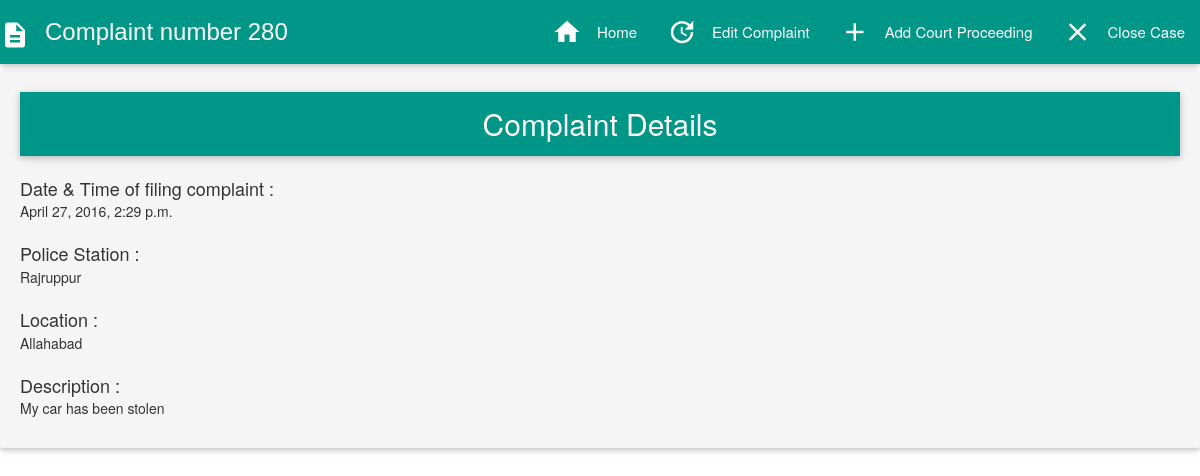
Page /crimefiles/280/ (signed in) on the committed database.
### crimefiles/models.py (models this page shows, shortened)
class Complaint(models.Model):
	complaintid= models.AutoField(primary_key=True)
	dateofcomplaint=models.DateTimeField(auto_now=False, auto_now_add=True)
	content = models.TextField()
	policestation= models.CharField(max_length=120)
	location=models.TextField()
	user=models.CharField(max_length=120,default="Annonymous")
	complaintregistered="Complaint Registered"
	firfiled="FIR Filed"
	caseopen="Case Open"
	caseclosed="Case Closed"
	status_choice=(
		(complaintregistered,"Complaint Registered"),
		(firfiled,"FIR Filed"),
		(caseopen,"Case Open"),
		(caseclosed,"Case Closed"),
		)
	status=models.CharField(max_length=15,choices=status_choice,default=complaintregistered)

### crimefiles/views.py (the view)
def complaint_detail(request,id=None):
	instance=get_object_or_404(Complaint,complaintid=id)
	if not (request.user.groups.filter(name="Court").exists() or request.user.groups.filter(name="Police").exists()):
		if not request.user.username==instance.user:
			raise Http404
	title2="FIR"
	try:
		instance2=Fir.objects.get(complaintid=id)
	except ObjectDoesNotExist:
		instance2=None
	instance3=CopStatus.objects.filter(complaintid=id)
	instance4=CaseStatus.objects.filter(complaintid=id)
	instance5=CaseClose.objects.filter(complaintid=id)
	title3="Police proceeding"
	title4="Case proceeding"
	is_compainant = request.user.groups.filter(name='citizen').exists()
	is_cop=request.user.groups.filter(name='Police').exists()
	is_court=request.user.groups.filter(name='Court').exists()
	context={
	"title":instance.complaintid,
	"title2":title2,
	"title3":title3,
	"title4":title4,
	"instance":instance,
	"instance2":instance2,
	"instance3":instance3,
	"instance4":instance4,
	"instance5":instance5,
	"is_compainant":is_compainant,
	"is_court":is_court,
	"is_cop":is_cop,
	}
	return render(request,"complaint_detail.html",context)

### templates/complaint_detail.html (shortened to what this page needs)
{%extends "base.html"%}
{%block content%}
<nav class="teal">
  <div class="nav-wrapper">
  <div class="brand-logo" style="font-family: 'Lucida Grande', Helvetica, Arial, sans-serif; font-size: 18pt;"><i class="material-icons left" style="margin-top: .1em;">description</i>Complaint number {{title}}</div>
    <ul id="nav-mobile" class="right hide-on-med-and-down">
      <li><a href="/crimefiles/"><i class="material-icons left">home</i>Home</a></li>
       {%if not instance5%}
         {%if not instance2%}
     <li><a href="{{object.get_absolute_url}}edit"><i class="material-icons left">update</i>Edit Complaint</a></li>
    {%endif%}
      {% if is_court %}
      <li><a href="{{object.get_absolute_url}}createcasestatus"><i class="material-icons left">add</i>Add Court Proceeding</a></li>
      {%endif%}
      {% if is_court %}
      <li><a href="{{object.get_absolute_url}}closecase"><i class="material-icons left">close</i>Close Case</a></li>
      {%endif%}
    {%endif%}
    </ul>
  </div>
</nav>
<div class="card-panel hoverable grey lighten-4">
<nav>
     <div class="nav-wrapper teal center">
       <div style="font-size:30px;">Complaint Details</div>
  </div>
   </nav><br/>
    <div style="font-size:18px;">Date & Time of filing complaint :</div> {{instance.dateofcomplaint}}<br/><br/>
    <div style="font-size:18px;">Police Station :</div>{{instance.policestation}}</br><br/>
    <div style="font-size:18px;">Location : </div>{{instance.location}}</br><br/>
     <div style="font-size:18px;">Description : </div>{{instance.content|linebreaks}}
</div>
{%endblock content%}

### rows in the picture
Complaint: dateofcomplaint "April 27, 2016, 2:29 p.m.", policestation "Rajruppur", location "Allahabad", content "My car has been stolen"

### other values in the picture
{{ title }} "280"
